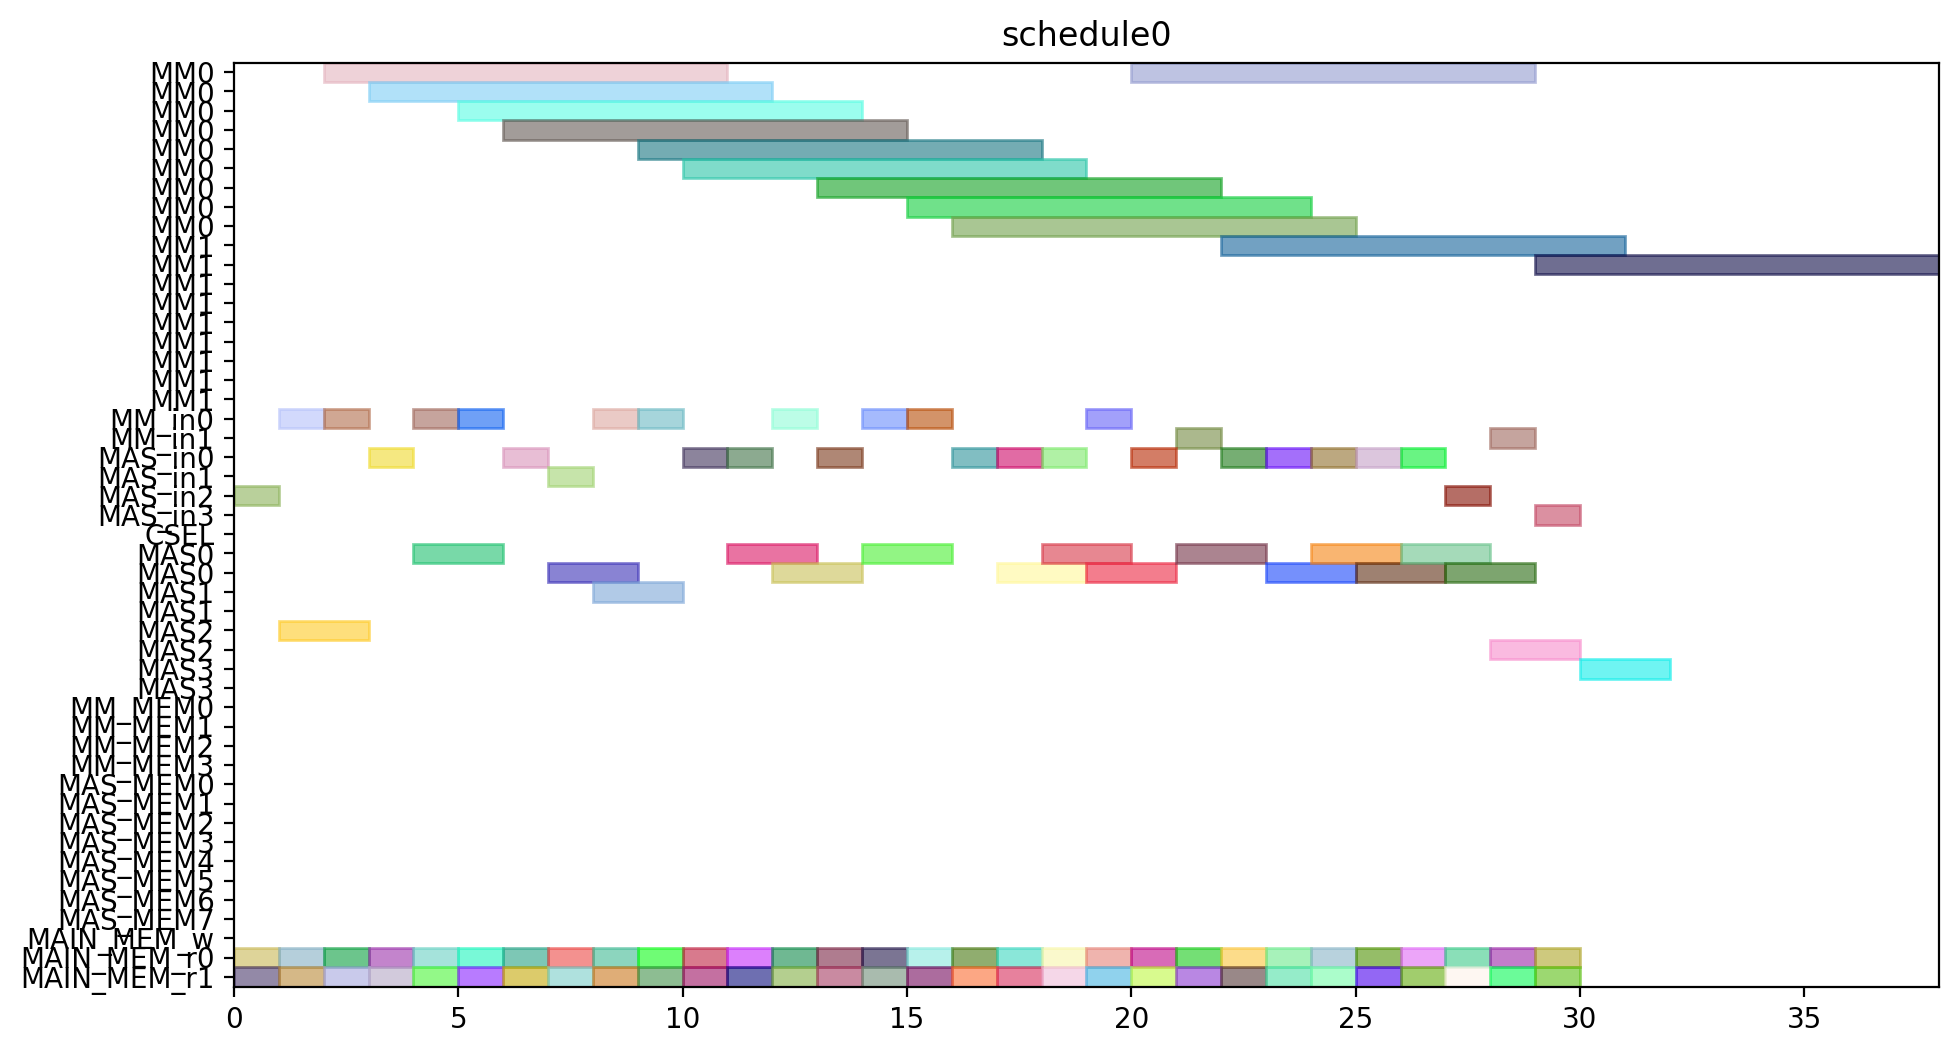

Here is the Python script that generated this plot:
from pyschedule import Scenario, solvers, plotters, alt


def solve():
	horizon = 120
	S = Scenario("schedule0", horizon=horizon)

	# resource
	MM = S.Resources('MM', num=2, size=9)
	MM_in = S.Resources('MM_in', num=2)
	MAS_in = S.Resources('MAS_in', num=4)
	CSEL = S.Resource('CSEL')
	MAS = S.Resources('MAS', num=4, size=2, periods=range(1, horizon))
	MM_MEM = S.Resources('MM_MEM', num=4)
	MAS_MEM = S.Resources('MAS_MEM', num=8)
	MAIN_MEM_w = S.Resource('MAIN_MEM_w', size=1)
	MAIN_MEM_r = S.Resources('MAIN_MEM_r', num=2)

	# result of previous scheduling

	# new tasks
	T1_t0 = S.Task('T1_t0', length=2, delay_cost=1)
	T1_t0 += alt(MAS)
	T1_t0_in = S.Task('T1_t0_in', length=1, delay_cost=1)
	T1_t0_in += alt(MAS_in)
	S += T1_t0_in*MAS_in[0]<=T1_t0*MAS[0]

	S += T1_t0_in*MAS_in[1]<=T1_t0*MAS[1]

	S += T1_t0_in*MAS_in[2]<=T1_t0*MAS[2]

	S += T1_t0_in*MAS_in[3]<=T1_t0*MAS[3]

	T1_t0_mem0 = S.Task('T1_t0_mem0', length=1, delay_cost=1)
	T1_t0_mem0 += MAIN_MEM_r[0]
	S += T1_t0_mem0 <= T1_t0

	T1_t0_mem1 = S.Task('T1_t0_mem1', length=1, delay_cost=1)
	T1_t0_mem1 += MAIN_MEM_r[1]
	S += T1_t0_mem1 <= T1_t0

	T1_t1 = S.Task('T1_t1', length=2, delay_cost=1)
	T1_t1 += alt(MAS)
	T1_t1_in = S.Task('T1_t1_in', length=1, delay_cost=1)
	T1_t1_in += alt(MAS_in)
	S += T1_t1_in*MAS_in[0]<=T1_t1*MAS[0]

	S += T1_t1_in*MAS_in[1]<=T1_t1*MAS[1]

	S += T1_t1_in*MAS_in[2]<=T1_t1*MAS[2]

	S += T1_t1_in*MAS_in[3]<=T1_t1*MAS[3]

	T1_t1_mem0 = S.Task('T1_t1_mem0', length=1, delay_cost=1)
	T1_t1_mem0 += MAIN_MEM_r[0]
	S += T1_t1_mem0 <= T1_t1

	T1_t1_mem1 = S.Task('T1_t1_mem1', length=1, delay_cost=1)
	T1_t1_mem1 += MAIN_MEM_r[1]
	S += T1_t1_mem1 <= T1_t1

	T1_t3 = S.Task('T1_t3', length=9, delay_cost=1)
	T1_t3 += alt(MM)
	T1_t3_in = S.Task('T1_t3_in', length=1, delay_cost=1)
	T1_t3_in += alt(MM_in)
	S += T1_t3_in*MM_in[0]<=T1_t3*MM[0]
	S += T1_t3_in*MM_in[1]<=T1_t3*MM[1]
	T1_t3_mem0 = S.Task('T1_t3_mem0', length=1, delay_cost=1)
	T1_t3_mem0 += MAIN_MEM_r[0]
	S += T1_t3_mem0 <= T1_t3

	T1_t3_mem1 = S.Task('T1_t3_mem1', length=1, delay_cost=1)
	T1_t3_mem1 += MAIN_MEM_r[1]
	S += T1_t3_mem1 <= T1_t3

	T2_t0 = S.Task('T2_t0', length=9, delay_cost=1)
	T2_t0 += alt(MM)
	T2_t0_in = S.Task('T2_t0_in', length=1, delay_cost=1)
	T2_t0_in += alt(MM_in)
	S += T2_t0_in*MM_in[0]<=T2_t0*MM[0]
	S += T2_t0_in*MM_in[1]<=T2_t0*MM[1]
	T2_t0_mem0 = S.Task('T2_t0_mem0', length=1, delay_cost=1)
	T2_t0_mem0 += MAIN_MEM_r[0]
	S += T2_t0_mem0 <= T2_t0

	T2_t0_mem1 = S.Task('T2_t0_mem1', length=1, delay_cost=1)
	T2_t0_mem1 += MAIN_MEM_r[1]
	S += T2_t0_mem1 <= T2_t0

	T2_t1 = S.Task('T2_t1', length=9, delay_cost=1)
	T2_t1 += alt(MM)
	T2_t1_in = S.Task('T2_t1_in', length=1, delay_cost=1)
	T2_t1_in += alt(MM_in)
	S += T2_t1_in*MM_in[0]<=T2_t1*MM[0]
	S += T2_t1_in*MM_in[1]<=T2_t1*MM[1]
	T2_t1_mem0 = S.Task('T2_t1_mem0', length=1, delay_cost=1)
	T2_t1_mem0 += MAIN_MEM_r[0]
	S += T2_t1_mem0 <= T2_t1

	T2_t1_mem1 = S.Task('T2_t1_mem1', length=1, delay_cost=1)
	T2_t1_mem1 += MAIN_MEM_r[1]
	S += T2_t1_mem1 <= T2_t1

	T2_t2 = S.Task('T2_t2', length=2, delay_cost=1)
	T2_t2 += alt(MAS)
	T2_t2_in = S.Task('T2_t2_in', length=1, delay_cost=1)
	T2_t2_in += alt(MAS_in)
	S += T2_t2_in*MAS_in[0]<=T2_t2*MAS[0]

	S += T2_t2_in*MAS_in[1]<=T2_t2*MAS[1]

	S += T2_t2_in*MAS_in[2]<=T2_t2*MAS[2]

	S += T2_t2_in*MAS_in[3]<=T2_t2*MAS[3]

	T2_t2_mem0 = S.Task('T2_t2_mem0', length=1, delay_cost=1)
	T2_t2_mem0 += MAIN_MEM_r[0]
	S += T2_t2_mem0 <= T2_t2

	T2_t2_mem1 = S.Task('T2_t2_mem1', length=1, delay_cost=1)
	T2_t2_mem1 += MAIN_MEM_r[1]
	S += T2_t2_mem1 <= T2_t2

	T2_t3 = S.Task('T2_t3', length=2, delay_cost=1)
	T2_t3 += alt(MAS)
	T2_t3_in = S.Task('T2_t3_in', length=1, delay_cost=1)
	T2_t3_in += alt(MAS_in)
	S += T2_t3_in*MAS_in[0]<=T2_t3*MAS[0]

	S += T2_t3_in*MAS_in[1]<=T2_t3*MAS[1]

	S += T2_t3_in*MAS_in[2]<=T2_t3*MAS[2]

	S += T2_t3_in*MAS_in[3]<=T2_t3*MAS[3]

	T2_t3_mem0 = S.Task('T2_t3_mem0', length=1, delay_cost=1)
	T2_t3_mem0 += MAIN_MEM_r[0]
	S += T2_t3_mem0 <= T2_t3

	T2_t3_mem1 = S.Task('T2_t3_mem1', length=1, delay_cost=1)
	T2_t3_mem1 += MAIN_MEM_r[1]
	S += T2_t3_mem1 <= T2_t3

	T3_t0 = S.Task('T3_t0', length=9, delay_cost=1)
	T3_t0 += alt(MM)
	T3_t0_in = S.Task('T3_t0_in', length=1, delay_cost=1)
	T3_t0_in += alt(MM_in)
	S += T3_t0_in*MM_in[0]<=T3_t0*MM[0]
	S += T3_t0_in*MM_in[1]<=T3_t0*MM[1]
	T3_t0_mem0 = S.Task('T3_t0_mem0', length=1, delay_cost=1)
	T3_t0_mem0 += MAIN_MEM_r[0]
	S += T3_t0_mem0 <= T3_t0

	T3_t0_mem1 = S.Task('T3_t0_mem1', length=1, delay_cost=1)
	T3_t0_mem1 += MAIN_MEM_r[1]
	S += T3_t0_mem1 <= T3_t0

	T3_t1 = S.Task('T3_t1', length=9, delay_cost=1)
	T3_t1 += alt(MM)
	T3_t1_in = S.Task('T3_t1_in', length=1, delay_cost=1)
	T3_t1_in += alt(MM_in)
	S += T3_t1_in*MM_in[0]<=T3_t1*MM[0]
	S += T3_t1_in*MM_in[1]<=T3_t1*MM[1]
	T3_t1_mem0 = S.Task('T3_t1_mem0', length=1, delay_cost=1)
	T3_t1_mem0 += MAIN_MEM_r[0]
	S += T3_t1_mem0 <= T3_t1

	T3_t1_mem1 = S.Task('T3_t1_mem1', length=1, delay_cost=1)
	T3_t1_mem1 += MAIN_MEM_r[1]
	S += T3_t1_mem1 <= T3_t1

	T3_t2 = S.Task('T3_t2', length=2, delay_cost=1)
	T3_t2 += alt(MAS)
	T3_t2_in = S.Task('T3_t2_in', length=1, delay_cost=1)
	T3_t2_in += alt(MAS_in)
	S += T3_t2_in*MAS_in[0]<=T3_t2*MAS[0]

	S += T3_t2_in*MAS_in[1]<=T3_t2*MAS[1]

	S += T3_t2_in*MAS_in[2]<=T3_t2*MAS[2]

	S += T3_t2_in*MAS_in[3]<=T3_t2*MAS[3]

	T3_t2_mem0 = S.Task('T3_t2_mem0', length=1, delay_cost=1)
	T3_t2_mem0 += MAIN_MEM_r[0]
	S += T3_t2_mem0 <= T3_t2

	T3_t2_mem1 = S.Task('T3_t2_mem1', length=1, delay_cost=1)
	T3_t2_mem1 += MAIN_MEM_r[1]
	S += T3_t2_mem1 <= T3_t2

	T3_t3 = S.Task('T3_t3', length=2, delay_cost=1)
	T3_t3 += alt(MAS)
	T3_t3_in = S.Task('T3_t3_in', length=1, delay_cost=1)
	T3_t3_in += alt(MAS_in)
	S += T3_t3_in*MAS_in[0]<=T3_t3*MAS[0]

	S += T3_t3_in*MAS_in[1]<=T3_t3*MAS[1]

	S += T3_t3_in*MAS_in[2]<=T3_t3*MAS[2]

	S += T3_t3_in*MAS_in[3]<=T3_t3*MAS[3]

	T3_t3_mem0 = S.Task('T3_t3_mem0', length=1, delay_cost=1)
	T3_t3_mem0 += MAIN_MEM_r[0]
	S += T3_t3_mem0 <= T3_t3

	T3_t3_mem1 = S.Task('T3_t3_mem1', length=1, delay_cost=1)
	T3_t3_mem1 += MAIN_MEM_r[1]
	S += T3_t3_mem1 <= T3_t3

	T4_t0 = S.Task('T4_t0', length=9, delay_cost=1)
	T4_t0 += alt(MM)
	T4_t0_in = S.Task('T4_t0_in', length=1, delay_cost=1)
	T4_t0_in += alt(MM_in)
	S += T4_t0_in*MM_in[0]<=T4_t0*MM[0]
	S += T4_t0_in*MM_in[1]<=T4_t0*MM[1]
	T4_t0_mem0 = S.Task('T4_t0_mem0', length=1, delay_cost=1)
	T4_t0_mem0 += MAIN_MEM_r[0]
	S += T4_t0_mem0 <= T4_t0

	T4_t0_mem1 = S.Task('T4_t0_mem1', length=1, delay_cost=1)
	T4_t0_mem1 += MAIN_MEM_r[1]
	S += T4_t0_mem1 <= T4_t0

	T4_t1 = S.Task('T4_t1', length=9, delay_cost=1)
	T4_t1 += alt(MM)
	T4_t1_in = S.Task('T4_t1_in', length=1, delay_cost=1)
	T4_t1_in += alt(MM_in)
	S += T4_t1_in*MM_in[0]<=T4_t1*MM[0]
	S += T4_t1_in*MM_in[1]<=T4_t1*MM[1]
	T4_t1_mem0 = S.Task('T4_t1_mem0', length=1, delay_cost=1)
	T4_t1_mem0 += MAIN_MEM_r[0]
	S += T4_t1_mem0 <= T4_t1

	T4_t1_mem1 = S.Task('T4_t1_mem1', length=1, delay_cost=1)
	T4_t1_mem1 += MAIN_MEM_r[1]
	S += T4_t1_mem1 <= T4_t1

	T4_t2 = S.Task('T4_t2', length=2, delay_cost=1)
	T4_t2 += alt(MAS)
	T4_t2_in = S.Task('T4_t2_in', length=1, delay_cost=1)
	T4_t2_in += alt(MAS_in)
	S += T4_t2_in*MAS_in[0]<=T4_t2*MAS[0]

	S += T4_t2_in*MAS_in[1]<=T4_t2*MAS[1]

	S += T4_t2_in*MAS_in[2]<=T4_t2*MAS[2]

	S += T4_t2_in*MAS_in[3]<=T4_t2*MAS[3]

	T4_t2_mem0 = S.Task('T4_t2_mem0', length=1, delay_cost=1)
	T4_t2_mem0 += MAIN_MEM_r[0]
	S += T4_t2_mem0 <= T4_t2

	T4_t2_mem1 = S.Task('T4_t2_mem1', length=1, delay_cost=1)
	T4_t2_mem1 += MAIN_MEM_r[1]
	S += T4_t2_mem1 <= T4_t2

	T4_t3 = S.Task('T4_t3', length=2, delay_cost=1)
	T4_t3 += alt(MAS)
	T4_t3_in = S.Task('T4_t3_in', length=1, delay_cost=1)
	T4_t3_in += alt(MAS_in)
	S += T4_t3_in*MAS_in[0]<=T4_t3*MAS[0]

	S += T4_t3_in*MAS_in[1]<=T4_t3*MAS[1]

	S += T4_t3_in*MAS_in[2]<=T4_t3*MAS[2]

	S += T4_t3_in*MAS_in[3]<=T4_t3*MAS[3]

	T4_t3_mem0 = S.Task('T4_t3_mem0', length=1, delay_cost=1)
	T4_t3_mem0 += MAIN_MEM_r[0]
	S += T4_t3_mem0 <= T4_t3

	T4_t3_mem1 = S.Task('T4_t3_mem1', length=1, delay_cost=1)
	T4_t3_mem1 += MAIN_MEM_r[1]
	S += T4_t3_mem1 <= T4_t3

	T5_t0 = S.Task('T5_t0', length=2, delay_cost=1)
	T5_t0 += alt(MAS)
	T5_t0_in = S.Task('T5_t0_in', length=1, delay_cost=1)
	T5_t0_in += alt(MAS_in)
	S += T5_t0_in*MAS_in[0]<=T5_t0*MAS[0]

	S += T5_t0_in*MAS_in[1]<=T5_t0*MAS[1]

	S += T5_t0_in*MAS_in[2]<=T5_t0*MAS[2]

	S += T5_t0_in*MAS_in[3]<=T5_t0*MAS[3]

	T5_t0_mem0 = S.Task('T5_t0_mem0', length=1, delay_cost=1)
	T5_t0_mem0 += MAIN_MEM_r[0]
	S += T5_t0_mem0 <= T5_t0

	T5_t0_mem1 = S.Task('T5_t0_mem1', length=1, delay_cost=1)
	T5_t0_mem1 += MAIN_MEM_r[1]
	S += T5_t0_mem1 <= T5_t0

	T5_t1 = S.Task('T5_t1', length=2, delay_cost=1)
	T5_t1 += alt(MAS)
	T5_t1_in = S.Task('T5_t1_in', length=1, delay_cost=1)
	T5_t1_in += alt(MAS_in)
	S += T5_t1_in*MAS_in[0]<=T5_t1*MAS[0]

	S += T5_t1_in*MAS_in[1]<=T5_t1*MAS[1]

	S += T5_t1_in*MAS_in[2]<=T5_t1*MAS[2]

	S += T5_t1_in*MAS_in[3]<=T5_t1*MAS[3]

	T5_t1_mem0 = S.Task('T5_t1_mem0', length=1, delay_cost=1)
	T5_t1_mem0 += MAIN_MEM_r[0]
	S += T5_t1_mem0 <= T5_t1

	T5_t1_mem1 = S.Task('T5_t1_mem1', length=1, delay_cost=1)
	T5_t1_mem1 += MAIN_MEM_r[1]
	S += T5_t1_mem1 <= T5_t1

	T5_t3 = S.Task('T5_t3', length=9, delay_cost=1)
	T5_t3 += alt(MM)
	T5_t3_in = S.Task('T5_t3_in', length=1, delay_cost=1)
	T5_t3_in += alt(MM_in)
	S += T5_t3_in*MM_in[0]<=T5_t3*MM[0]
	S += T5_t3_in*MM_in[1]<=T5_t3*MM[1]
	T5_t3_mem0 = S.Task('T5_t3_mem0', length=1, delay_cost=1)
	T5_t3_mem0 += MAIN_MEM_r[0]
	S += T5_t3_mem0 <= T5_t3

	T5_t3_mem1 = S.Task('T5_t3_mem1', length=1, delay_cost=1)
	T5_t3_mem1 += MAIN_MEM_r[1]
	S += T5_t3_mem1 <= T5_t3

	T6_t0 = S.Task('T6_t0', length=9, delay_cost=1)
	T6_t0 += alt(MM)
	T6_t0_in = S.Task('T6_t0_in', length=1, delay_cost=1)
	T6_t0_in += alt(MM_in)
	S += T6_t0_in*MM_in[0]<=T6_t0*MM[0]
	S += T6_t0_in*MM_in[1]<=T6_t0*MM[1]
	T6_t0_mem0 = S.Task('T6_t0_mem0', length=1, delay_cost=1)
	T6_t0_mem0 += MAIN_MEM_r[0]
	S += T6_t0_mem0 <= T6_t0

	T6_t0_mem1 = S.Task('T6_t0_mem1', length=1, delay_cost=1)
	T6_t0_mem1 += MAIN_MEM_r[1]
	S += T6_t0_mem1 <= T6_t0

	T6_t1 = S.Task('T6_t1', length=9, delay_cost=1)
	T6_t1 += alt(MM)
	T6_t1_in = S.Task('T6_t1_in', length=1, delay_cost=1)
	T6_t1_in += alt(MM_in)
	S += T6_t1_in*MM_in[0]<=T6_t1*MM[0]
	S += T6_t1_in*MM_in[1]<=T6_t1*MM[1]
	T6_t1_mem0 = S.Task('T6_t1_mem0', length=1, delay_cost=1)
	T6_t1_mem0 += MAIN_MEM_r[0]
	S += T6_t1_mem0 <= T6_t1

	T6_t1_mem1 = S.Task('T6_t1_mem1', length=1, delay_cost=1)
	T6_t1_mem1 += MAIN_MEM_r[1]
	S += T6_t1_mem1 <= T6_t1

	T6_t2 = S.Task('T6_t2', length=2, delay_cost=1)
	T6_t2 += alt(MAS)
	T6_t2_in = S.Task('T6_t2_in', length=1, delay_cost=1)
	T6_t2_in += alt(MAS_in)
	S += T6_t2_in*MAS_in[0]<=T6_t2*MAS[0]

	S += T6_t2_in*MAS_in[1]<=T6_t2*MAS[1]

	S += T6_t2_in*MAS_in[2]<=T6_t2*MAS[2]

	S += T6_t2_in*MAS_in[3]<=T6_t2*MAS[3]

	T6_t2_mem0 = S.Task('T6_t2_mem0', length=1, delay_cost=1)
	T6_t2_mem0 += MAIN_MEM_r[0]
	S += T6_t2_mem0 <= T6_t2

	T6_t2_mem1 = S.Task('T6_t2_mem1', length=1, delay_cost=1)
	T6_t2_mem1 += MAIN_MEM_r[1]
	S += T6_t2_mem1 <= T6_t2

	T6_t3 = S.Task('T6_t3', length=2, delay_cost=1)
	T6_t3 += alt(MAS)
	T6_t3_in = S.Task('T6_t3_in', length=1, delay_cost=1)
	T6_t3_in += alt(MAS_in)
	S += T6_t3_in*MAS_in[0]<=T6_t3*MAS[0]

	S += T6_t3_in*MAS_in[1]<=T6_t3*MAS[1]

	S += T6_t3_in*MAS_in[2]<=T6_t3*MAS[2]

	S += T6_t3_in*MAS_in[3]<=T6_t3*MAS[3]

	T6_t3_mem0 = S.Task('T6_t3_mem0', length=1, delay_cost=1)
	T6_t3_mem0 += MAIN_MEM_r[0]
	S += T6_t3_mem0 <= T6_t3

	T6_t3_mem1 = S.Task('T6_t3_mem1', length=1, delay_cost=1)
	T6_t3_mem1 += MAIN_MEM_r[1]
	S += T6_t3_mem1 <= T6_t3

	T7_t0 = S.Task('T7_t0', length=9, delay_cost=1)
	T7_t0 += alt(MM)
	T7_t0_in = S.Task('T7_t0_in', length=1, delay_cost=1)
	T7_t0_in += alt(MM_in)
	S += T7_t0_in*MM_in[0]<=T7_t0*MM[0]
	S += T7_t0_in*MM_in[1]<=T7_t0*MM[1]
	T7_t0_mem0 = S.Task('T7_t0_mem0', length=1, delay_cost=1)
	T7_t0_mem0 += MAIN_MEM_r[0]
	S += T7_t0_mem0 <= T7_t0

	T7_t0_mem1 = S.Task('T7_t0_mem1', length=1, delay_cost=1)
	T7_t0_mem1 += MAIN_MEM_r[1]
	S += T7_t0_mem1 <= T7_t0

	T7_t1 = S.Task('T7_t1', length=9, delay_cost=1)
	T7_t1 += alt(MM)
	T7_t1_in = S.Task('T7_t1_in', length=1, delay_cost=1)
	T7_t1_in += alt(MM_in)
	S += T7_t1_in*MM_in[0]<=T7_t1*MM[0]
	S += T7_t1_in*MM_in[1]<=T7_t1*MM[1]
	T7_t1_mem0 = S.Task('T7_t1_mem0', length=1, delay_cost=1)
	T7_t1_mem0 += MAIN_MEM_r[0]
	S += T7_t1_mem0 <= T7_t1

	T7_t1_mem1 = S.Task('T7_t1_mem1', length=1, delay_cost=1)
	T7_t1_mem1 += MAIN_MEM_r[1]
	S += T7_t1_mem1 <= T7_t1

	T7_t2 = S.Task('T7_t2', length=2, delay_cost=1)
	T7_t2 += alt(MAS)
	T7_t2_in = S.Task('T7_t2_in', length=1, delay_cost=1)
	T7_t2_in += alt(MAS_in)
	S += T7_t2_in*MAS_in[0]<=T7_t2*MAS[0]

	S += T7_t2_in*MAS_in[1]<=T7_t2*MAS[1]

	S += T7_t2_in*MAS_in[2]<=T7_t2*MAS[2]

	S += T7_t2_in*MAS_in[3]<=T7_t2*MAS[3]

	T7_t2_mem0 = S.Task('T7_t2_mem0', length=1, delay_cost=1)
	T7_t2_mem0 += MAIN_MEM_r[0]
	S += T7_t2_mem0 <= T7_t2

	T7_t2_mem1 = S.Task('T7_t2_mem1', length=1, delay_cost=1)
	T7_t2_mem1 += MAIN_MEM_r[1]
	S += T7_t2_mem1 <= T7_t2

	T7_t3 = S.Task('T7_t3', length=2, delay_cost=1)
	T7_t3 += alt(MAS)
	T7_t3_in = S.Task('T7_t3_in', length=1, delay_cost=1)
	T7_t3_in += alt(MAS_in)
	S += T7_t3_in*MAS_in[0]<=T7_t3*MAS[0]

	S += T7_t3_in*MAS_in[1]<=T7_t3*MAS[1]

	S += T7_t3_in*MAS_in[2]<=T7_t3*MAS[2]

	S += T7_t3_in*MAS_in[3]<=T7_t3*MAS[3]

	T7_t3_mem0 = S.Task('T7_t3_mem0', length=1, delay_cost=1)
	T7_t3_mem0 += MAIN_MEM_r[0]
	S += T7_t3_mem0 <= T7_t3

	T7_t3_mem1 = S.Task('T7_t3_mem1', length=1, delay_cost=1)
	T7_t3_mem1 += MAIN_MEM_r[1]
	S += T7_t3_mem1 <= T7_t3

	T8_t2 = S.Task('T8_t2', length=2, delay_cost=1)
	T8_t2 += alt(MAS)
	T8_t2_in = S.Task('T8_t2_in', length=1, delay_cost=1)
	T8_t2_in += alt(MAS_in)
	S += T8_t2_in*MAS_in[0]<=T8_t2*MAS[0]

	S += T8_t2_in*MAS_in[1]<=T8_t2*MAS[1]

	S += T8_t2_in*MAS_in[2]<=T8_t2*MAS[2]

	S += T8_t2_in*MAS_in[3]<=T8_t2*MAS[3]

	T8_t2_mem0 = S.Task('T8_t2_mem0', length=1, delay_cost=1)
	T8_t2_mem0 += MAIN_MEM_r[0]
	S += T8_t2_mem0 <= T8_t2

	T8_t2_mem1 = S.Task('T8_t2_mem1', length=1, delay_cost=1)
	T8_t2_mem1 += MAIN_MEM_r[1]
	S += T8_t2_mem1 <= T8_t2

	T9_t2 = S.Task('T9_t2', length=2, delay_cost=1)
	T9_t2 += alt(MAS)
	T9_t2_in = S.Task('T9_t2_in', length=1, delay_cost=1)
	T9_t2_in += alt(MAS_in)
	S += T9_t2_in*MAS_in[0]<=T9_t2*MAS[0]

	S += T9_t2_in*MAS_in[1]<=T9_t2*MAS[1]

	S += T9_t2_in*MAS_in[2]<=T9_t2*MAS[2]

	S += T9_t2_in*MAS_in[3]<=T9_t2*MAS[3]

	T9_t2_mem0 = S.Task('T9_t2_mem0', length=1, delay_cost=1)
	T9_t2_mem0 += MAIN_MEM_r[0]
	S += T9_t2_mem0 <= T9_t2

	T9_t2_mem1 = S.Task('T9_t2_mem1', length=1, delay_cost=1)
	T9_t2_mem1 += MAIN_MEM_r[1]
	S += T9_t2_mem1 <= T9_t2

	T10_t2 = S.Task('T10_t2', length=2, delay_cost=1)
	T10_t2 += alt(MAS)
	T10_t2_in = S.Task('T10_t2_in', length=1, delay_cost=1)
	T10_t2_in += alt(MAS_in)
	S += T10_t2_in*MAS_in[0]<=T10_t2*MAS[0]

	S += T10_t2_in*MAS_in[1]<=T10_t2*MAS[1]

	S += T10_t2_in*MAS_in[2]<=T10_t2*MAS[2]

	S += T10_t2_in*MAS_in[3]<=T10_t2*MAS[3]

	T10_t2_mem0 = S.Task('T10_t2_mem0', length=1, delay_cost=1)
	T10_t2_mem0 += MAIN_MEM_r[0]
	S += T10_t2_mem0 <= T10_t2

	T10_t2_mem1 = S.Task('T10_t2_mem1', length=1, delay_cost=1)
	T10_t2_mem1 += MAIN_MEM_r[1]
	S += T10_t2_mem1 <= T10_t2

	T11_t2 = S.Task('T11_t2', length=2, delay_cost=1)
	T11_t2 += alt(MAS)
	T11_t2_in = S.Task('T11_t2_in', length=1, delay_cost=1)
	T11_t2_in += alt(MAS_in)
	S += T11_t2_in*MAS_in[0]<=T11_t2*MAS[0]

	S += T11_t2_in*MAS_in[1]<=T11_t2*MAS[1]

	S += T11_t2_in*MAS_in[2]<=T11_t2*MAS[2]

	S += T11_t2_in*MAS_in[3]<=T11_t2*MAS[3]

	T11_t2_mem0 = S.Task('T11_t2_mem0', length=1, delay_cost=1)
	T11_t2_mem0 += MAIN_MEM_r[0]
	S += T11_t2_mem0 <= T11_t2

	T11_t2_mem1 = S.Task('T11_t2_mem1', length=1, delay_cost=1)
	T11_t2_mem1 += MAIN_MEM_r[1]
	S += T11_t2_mem1 <= T11_t2

	solvers.mip.solve(S,msg=1,kind='CPLEX',ratio_gap=1.01)

	solution = [['hoge']*len(S.solution()[1]) for i in range(len(S.solution()))]
	for i in range(len(S.solution())):
		for j in range(len(S.solution()[i])):
			solution[i][j]=str(S.solution()[i][j])
	print(solution)

	cycles = int(solution[-1][3])

	pic_file_name = "/mnt/rose/usr1/fukuda/ABE/multiRAM_multiMAS_16mux/scheduling_result/stage9MM2_stage2MAS4/EP2_LADDERMUL/schedule0.png"
	if(S.solution() != []):
		plotters.matplotlib.plot(S,img_filename=pic_file_name, show_task_labels=False, fig_size=(cycles*0.25+3, 6))

	return solution
